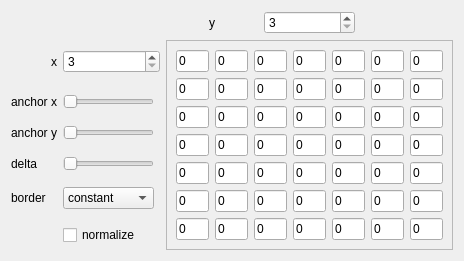
<?xml version="1.0" encoding="UTF-8"?>
<ui version="4.0">
 <class>DialogCustomFilter</class>
 <widget class="QDialog" name="DialogCustomFilter">
  <property name="geometry">
   <rect>
    <x>0</x>
    <y>0</y>
    <width>464</width>
    <height>226</height>
   </rect>
  </property>
  <property name="windowTitle">
   <string>Dialog</string>
  </property>
  <layout class="QGridLayout" name="gridLayout">
   <item row="0" column="4">
    <widget class="QSpinBox" name="sBxY">
     <property name="minimum">
      <number>3</number>
     </property>
     <property name="maximum">
      <number>7</number>
     </property>
     <property name="singleStep">
      <number>2</number>
     </property>
     <property name="value">
      <number>3</number>
     </property>
    </widget>
   </item>
   <item row="4" column="1">
    <widget class="QSlider" name="sliderDelta">
     <property name="maximum">
      <number>10000</number>
     </property>
     <property name="orientation">
      <enum>Qt::Horizontal</enum>
     </property>
    </widget>
   </item>
   <item row="2" column="0">
    <widget class="QLabel" name="label_3">
     <property name="text">
      <string>anchor x</string>
     </property>
    </widget>
   </item>
   <item row="4" column="0">
    <widget class="QLabel" name="label_5">
     <property name="text">
      <string>delta</string>
     </property>
    </widget>
   </item>
   <item row="3" column="0">
    <widget class="QLabel" name="label_4">
     <property name="text">
      <string>anchor y</string>
     </property>
    </widget>
   </item>
   <item row="1" column="1" colspan="2">
    <widget class="QSpinBox" name="sBxX">
     <property name="sizePolicy">
      <sizepolicy hsizetype="Preferred" vsizetype="Fixed">
       <horstretch>0</horstretch>
       <verstretch>0</verstretch>
      </sizepolicy>
     </property>
     <property name="minimum">
      <number>3</number>
     </property>
     <property name="maximum">
      <number>7</number>
     </property>
     <property name="singleStep">
      <number>2</number>
     </property>
     <property name="value">
      <number>3</number>
     </property>
    </widget>
   </item>
   <item row="1" column="3" rowspan="6" colspan="3">
    <widget class="QFrame" name="frame">
     <property name="frameShape">
      <enum>QFrame::StyledPanel</enum>
     </property>
     <property name="frameShadow">
      <enum>QFrame::Raised</enum>
     </property>
     <layout class="QGridLayout" name="gridLayout_2" rowstretch="0,0,0,0,0,0,0,0" columnstretch="0,0,0,0,0,0,0">
      <item row="6" column="2">
       <widget class="QLineEdit" name="lE37">
        <property name="sizePolicy">
         <sizepolicy hsizetype="Preferred" vsizetype="Fixed">
          <horstretch>0</horstretch>
          <verstretch>0</verstretch>
         </sizepolicy>
        </property>
        <property name="text">
         <string>0</string>
        </property>
       </widget>
      </item>
      <item row="3" column="4">
       <widget class="QLineEdit" name="lE18">
        <property name="sizePolicy">
         <sizepolicy hsizetype="Preferred" vsizetype="Fixed">
          <horstretch>0</horstretch>
          <verstretch>0</verstretch>
         </sizepolicy>
        </property>
        <property name="text">
         <string>0</string>
        </property>
       </widget>
      </item>
      <item row="5" column="2">
       <widget class="QLineEdit" name="lE30">
        <property name="sizePolicy">
         <sizepolicy hsizetype="Preferred" vsizetype="Fixed">
          <horstretch>0</horstretch>
          <verstretch>0</verstretch>
         </sizepolicy>
        </property>
        <property name="text">
         <string>0</string>
        </property>
       </widget>
      </item>
      <item row="5" column="4">
       <widget class="QLineEdit" name="lE32">
        <property name="sizePolicy">
         <sizepolicy hsizetype="Preferred" vsizetype="Fixed">
          <horstretch>0</horstretch>
          <verstretch>0</verstretch>
         </sizepolicy>
        </property>
        <property name="text">
         <string>0</string>
        </property>
       </widget>
      </item>
      <item row="4" column="3">
       <widget class="QLineEdit" name="lE24">
        <property name="sizePolicy">
         <sizepolicy hsizetype="Preferred" vsizetype="Fixed">
          <horstretch>0</horstretch>
          <verstretch>0</verstretch>
         </sizepolicy>
        </property>
        <property name="text">
         <string>0</string>
        </property>
       </widget>
      </item>
      <item row="2" column="5">
       <widget class="QLineEdit" name="lE12">
        <property name="sizePolicy">
         <sizepolicy hsizetype="Preferred" vsizetype="Fixed">
          <horstretch>0</horstretch>
          <verstretch>0</verstretch>
         </sizepolicy>
        </property>
        <property name="text">
         <string>0</string>
        </property>
       </widget>
      </item>
      <item row="4" column="0">
       <widget class="QLineEdit" name="lE21">
        <property name="sizePolicy">
         <sizepolicy hsizetype="Preferred" vsizetype="Fixed">
          <horstretch>0</horstretch>
          <verstretch>0</verstretch>
         </sizepolicy>
        </property>
        <property name="text">
         <string>0</string>
        </property>
       </widget>
      </item>
      <item row="1" column="4">
       <widget class="QLineEdit" name="lE4">
        <property name="sizePolicy">
         <sizepolicy hsizetype="Preferred" vsizetype="Fixed">
          <horstretch>0</horstretch>
          <verstretch>0</verstretch>
         </sizepolicy>
        </property>
        <property name="text">
         <string>0</string>
        </property>
       </widget>
      </item>
      <item row="5" column="5">
       <widget class="QLineEdit" name="lE33">
        <property name="sizePolicy">
         <sizepolicy hsizetype="Preferred" vsizetype="Fixed">
          <horstretch>0</horstretch>
          <verstretch>0</verstretch>
         </sizepolicy>
        </property>
        <property name="text">
         <string>0</string>
        </property>
       </widget>
      </item>
      <item row="6" column="1">
       <widget class="QLineEdit" name="lE36">
        <property name="sizePolicy">
         <sizepolicy hsizetype="Preferred" vsizetype="Fixed">
          <horstretch>0</horstretch>
          <verstretch>0</verstretch>
         </sizepolicy>
        </property>
        <property name="text">
         <string>0</string>
        </property>
       </widget>
      </item>
      <item row="7" column="3">
       <widget class="QLineEdit" name="lE45">
        <property name="sizePolicy">
         <sizepolicy hsizetype="Preferred" vsizetype="Fixed">
          <horstretch>0</horstretch>
          <verstretch>0</verstretch>
         </sizepolicy>
        </property>
        <property name="text">
         <string>0</string>
        </property>
       </widget>
      </item>
      <item row="3" column="0">
       <widget class="QLineEdit" name="lE14">
        <property name="sizePolicy">
         <sizepolicy hsizetype="Preferred" vsizetype="Fixed">
          <horstretch>0</horstretch>
          <verstretch>0</verstretch>
         </sizepolicy>
        </property>
        <property name="text">
         <string>0</string>
        </property>
       </widget>
      </item>
      <item row="1" column="5">
       <widget class="QLineEdit" name="lE5">
        <property name="sizePolicy">
         <sizepolicy hsizetype="Preferred" vsizetype="Fixed">
          <horstretch>0</horstretch>
          <verstretch>0</verstretch>
         </sizepolicy>
        </property>
        <property name="text">
         <string>0</string>
        </property>
       </widget>
      </item>
      <item row="1" column="1">
       <widget class="QLineEdit" name="lE1">
        <property name="sizePolicy">
         <sizepolicy hsizetype="Preferred" vsizetype="Fixed">
          <horstretch>0</horstretch>
          <verstretch>0</verstretch>
         </sizepolicy>
        </property>
        <property name="text">
         <string>0</string>
        </property>
       </widget>
      </item>
      <item row="1" column="3">
       <widget class="QLineEdit" name="lE3">
        <property name="sizePolicy">
         <sizepolicy hsizetype="Preferred" vsizetype="Fixed">
          <horstretch>0</horstretch>
          <verstretch>0</verstretch>
         </sizepolicy>
        </property>
        <property name="text">
         <string>0</string>
        </property>
       </widget>
      </item>
      <item row="2" column="3">
       <widget class="QLineEdit" name="lE10">
        <property name="sizePolicy">
         <sizepolicy hsizetype="Preferred" vsizetype="Fixed">
          <horstretch>0</horstretch>
          <verstretch>0</verstretch>
         </sizepolicy>
        </property>
        <property name="text">
         <string>0</string>
        </property>
       </widget>
      </item>
      <item row="3" column="5">
       <widget class="QLineEdit" name="lE19">
        <property name="sizePolicy">
         <sizepolicy hsizetype="Preferred" vsizetype="Fixed">
          <horstretch>0</horstretch>
          <verstretch>0</verstretch>
         </sizepolicy>
        </property>
        <property name="text">
         <string>0</string>
        </property>
       </widget>
      </item>
      <item row="6" column="3">
       <widget class="QLineEdit" name="lE38">
        <property name="sizePolicy">
         <sizepolicy hsizetype="Preferred" vsizetype="Fixed">
          <horstretch>0</horstretch>
          <verstretch>0</verstretch>
         </sizepolicy>
        </property>
        <property name="text">
         <string>0</string>
        </property>
       </widget>
      </item>
      <item row="1" column="0">
       <widget class="QLineEdit" name="lE0">
        <property name="sizePolicy">
         <sizepolicy hsizetype="Preferred" vsizetype="Fixed">
          <horstretch>0</horstretch>
          <verstretch>0</verstretch>
         </sizepolicy>
        </property>
        <property name="text">
         <string>0</string>
        </property>
       </widget>
      </item>
      <item row="7" column="1">
       <widget class="QLineEdit" name="lE43">
        <property name="sizePolicy">
         <sizepolicy hsizetype="Preferred" vsizetype="Fixed">
          <horstretch>0</horstretch>
          <verstretch>0</verstretch>
         </sizepolicy>
        </property>
        <property name="text">
         <string>0</string>
        </property>
       </widget>
      </item>
      <item row="2" column="4">
       <widget class="QLineEdit" name="lE11">
        <property name="sizePolicy">
         <sizepolicy hsizetype="Preferred" vsizetype="Fixed">
          <horstretch>0</horstretch>
          <verstretch>0</verstretch>
         </sizepolicy>
        </property>
        <property name="text">
         <string>0</string>
        </property>
       </widget>
      </item>
      <item row="7" column="5">
       <widget class="QLineEdit" name="lE47">
        <property name="sizePolicy">
         <sizepolicy hsizetype="Preferred" vsizetype="Fixed">
          <horstretch>0</horstretch>
          <verstretch>0</verstretch>
         </sizepolicy>
        </property>
        <property name="text">
         <string>0</string>
        </property>
       </widget>
      </item>
      <item row="5" column="6">
       <widget class="QLineEdit" name="lE34">
        <property name="sizePolicy">
         <sizepolicy hsizetype="Preferred" vsizetype="Fixed">
          <horstretch>0</horstretch>
          <verstretch>0</verstretch>
         </sizepolicy>
        </property>
        <property name="text">
         <string>0</string>
        </property>
       </widget>
      </item>
      <item row="4" column="1">
       <widget class="QLineEdit" name="lE22">
        <property name="sizePolicy">
         <sizepolicy hsizetype="Preferred" vsizetype="Fixed">
          <horstretch>0</horstretch>
          <verstretch>0</verstretch>
         </sizepolicy>
        </property>
        <property name="text">
         <string>0</string>
        </property>
       </widget>
      </item>
      <item row="4" column="4">
       <widget class="QLineEdit" name="lE25">
        <property name="sizePolicy">
         <sizepolicy hsizetype="Preferred" vsizetype="Fixed">
          <horstretch>0</horstretch>
          <verstretch>0</verstretch>
         </sizepolicy>
        </property>
        <property name="text">
         <string>0</string>
        </property>
       </widget>
      </item>
      <item row="4" column="6">
       <widget class="QLineEdit" name="lE27">
        <property name="sizePolicy">
         <sizepolicy hsizetype="Preferred" vsizetype="Fixed">
          <horstretch>0</horstretch>
          <verstretch>0</verstretch>
         </sizepolicy>
        </property>
        <property name="text">
         <string>0</string>
        </property>
       </widget>
      </item>
      <item row="6" column="6">
       <widget class="QLineEdit" name="lE41">
        <property name="sizePolicy">
         <sizepolicy hsizetype="Preferred" vsizetype="Fixed">
          <horstretch>0</horstretch>
          <verstretch>0</verstretch>
         </sizepolicy>
        </property>
        <property name="text">
         <string>0</string>
        </property>
       </widget>
      </item>
      <item row="6" column="5">
       <widget class="QLineEdit" name="lE40">
        <property name="sizePolicy">
         <sizepolicy hsizetype="Preferred" vsizetype="Fixed">
          <horstretch>0</horstretch>
          <verstretch>0</verstretch>
         </sizepolicy>
        </property>
        <property name="text">
         <string>0</string>
        </property>
       </widget>
      </item>
      <item row="2" column="0">
       <widget class="QLineEdit" name="lE7">
        <property name="sizePolicy">
         <sizepolicy hsizetype="Preferred" vsizetype="Fixed">
          <horstretch>0</horstretch>
          <verstretch>0</verstretch>
         </sizepolicy>
        </property>
        <property name="text">
         <string>0</string>
        </property>
       </widget>
      </item>
      <item row="2" column="1">
       <widget class="QLineEdit" name="lE8">
        <property name="sizePolicy">
         <sizepolicy hsizetype="Preferred" vsizetype="Fixed">
          <horstretch>0</horstretch>
          <verstretch>0</verstretch>
         </sizepolicy>
        </property>
        <property name="text">
         <string>0</string>
        </property>
       </widget>
      </item>
      <item row="7" column="6">
       <widget class="QLineEdit" name="lE48">
        <property name="sizePolicy">
         <sizepolicy hsizetype="Preferred" vsizetype="Fixed">
          <horstretch>0</horstretch>
          <verstretch>0</verstretch>
         </sizepolicy>
        </property>
        <property name="text">
         <string>0</string>
        </property>
       </widget>
      </item>
      <item row="1" column="6">
       <widget class="QLineEdit" name="lE6">
        <property name="sizePolicy">
         <sizepolicy hsizetype="Preferred" vsizetype="Fixed">
          <horstretch>0</horstretch>
          <verstretch>0</verstretch>
         </sizepolicy>
        </property>
        <property name="text">
         <string>0</string>
        </property>
       </widget>
      </item>
      <item row="6" column="4">
       <widget class="QLineEdit" name="lE39">
        <property name="sizePolicy">
         <sizepolicy hsizetype="Preferred" vsizetype="Fixed">
          <horstretch>0</horstretch>
          <verstretch>0</verstretch>
         </sizepolicy>
        </property>
        <property name="text">
         <string>0</string>
        </property>
       </widget>
      </item>
      <item row="3" column="6">
       <widget class="QLineEdit" name="lE20">
        <property name="sizePolicy">
         <sizepolicy hsizetype="Preferred" vsizetype="Fixed">
          <horstretch>0</horstretch>
          <verstretch>0</verstretch>
         </sizepolicy>
        </property>
        <property name="text">
         <string>0</string>
        </property>
       </widget>
      </item>
      <item row="3" column="2">
       <widget class="QLineEdit" name="lE16">
        <property name="sizePolicy">
         <sizepolicy hsizetype="Preferred" vsizetype="Fixed">
          <horstretch>0</horstretch>
          <verstretch>0</verstretch>
         </sizepolicy>
        </property>
        <property name="text">
         <string>0</string>
        </property>
       </widget>
      </item>
      <item row="3" column="1">
       <widget class="QLineEdit" name="lE15">
        <property name="sizePolicy">
         <sizepolicy hsizetype="Preferred" vsizetype="Fixed">
          <horstretch>0</horstretch>
          <verstretch>0</verstretch>
         </sizepolicy>
        </property>
        <property name="text">
         <string>0</string>
        </property>
       </widget>
      </item>
      <item row="7" column="2">
       <widget class="QLineEdit" name="lE44">
        <property name="sizePolicy">
         <sizepolicy hsizetype="Preferred" vsizetype="Fixed">
          <horstretch>0</horstretch>
          <verstretch>0</verstretch>
         </sizepolicy>
        </property>
        <property name="text">
         <string>0</string>
        </property>
       </widget>
      </item>
      <item row="5" column="3">
       <widget class="QLineEdit" name="lE31">
        <property name="sizePolicy">
         <sizepolicy hsizetype="Preferred" vsizetype="Fixed">
          <horstretch>0</horstretch>
          <verstretch>0</verstretch>
         </sizepolicy>
        </property>
        <property name="text">
         <string>0</string>
        </property>
       </widget>
      </item>
      <item row="7" column="0">
       <widget class="QLineEdit" name="lE42">
        <property name="sizePolicy">
         <sizepolicy hsizetype="Preferred" vsizetype="Fixed">
          <horstretch>0</horstretch>
          <verstretch>0</verstretch>
         </sizepolicy>
        </property>
        <property name="text">
         <string>0</string>
        </property>
       </widget>
      </item>
      <item row="2" column="6">
       <widget class="QLineEdit" name="lE13">
        <property name="sizePolicy">
         <sizepolicy hsizetype="Preferred" vsizetype="Fixed">
          <horstretch>0</horstretch>
          <verstretch>0</verstretch>
         </sizepolicy>
        </property>
        <property name="text">
         <string>0</string>
        </property>
       </widget>
      </item>
      <item row="7" column="4">
       <widget class="QLineEdit" name="lE46">
        <property name="sizePolicy">
         <sizepolicy hsizetype="Preferred" vsizetype="Fixed">
          <horstretch>0</horstretch>
          <verstretch>0</verstretch>
         </sizepolicy>
        </property>
        <property name="text">
         <string>0</string>
        </property>
       </widget>
      </item>
      <item row="5" column="1">
       <widget class="QLineEdit" name="lE29">
        <property name="sizePolicy">
         <sizepolicy hsizetype="Preferred" vsizetype="Fixed">
          <horstretch>0</horstretch>
          <verstretch>0</verstretch>
         </sizepolicy>
        </property>
        <property name="text">
         <string>0</string>
        </property>
       </widget>
      </item>
      <item row="3" column="3">
       <widget class="QLineEdit" name="lE17">
        <property name="sizePolicy">
         <sizepolicy hsizetype="Preferred" vsizetype="Fixed">
          <horstretch>0</horstretch>
          <verstretch>0</verstretch>
         </sizepolicy>
        </property>
        <property name="text">
         <string>0</string>
        </property>
       </widget>
      </item>
      <item row="1" column="2">
       <widget class="QLineEdit" name="lE2">
        <property name="sizePolicy">
         <sizepolicy hsizetype="Preferred" vsizetype="Fixed">
          <horstretch>0</horstretch>
          <verstretch>0</verstretch>
         </sizepolicy>
        </property>
        <property name="text">
         <string>0</string>
        </property>
       </widget>
      </item>
      <item row="6" column="0">
       <widget class="QLineEdit" name="lE35">
        <property name="sizePolicy">
         <sizepolicy hsizetype="Preferred" vsizetype="Fixed">
          <horstretch>0</horstretch>
          <verstretch>0</verstretch>
         </sizepolicy>
        </property>
        <property name="text">
         <string>0</string>
        </property>
       </widget>
      </item>
      <item row="2" column="2">
       <widget class="QLineEdit" name="lE9">
        <property name="sizePolicy">
         <sizepolicy hsizetype="Preferred" vsizetype="Fixed">
          <horstretch>0</horstretch>
          <verstretch>0</verstretch>
         </sizepolicy>
        </property>
        <property name="text">
         <string>0</string>
        </property>
       </widget>
      </item>
      <item row="4" column="5">
       <widget class="QLineEdit" name="lE26">
        <property name="sizePolicy">
         <sizepolicy hsizetype="Preferred" vsizetype="Fixed">
          <horstretch>0</horstretch>
          <verstretch>0</verstretch>
         </sizepolicy>
        </property>
        <property name="text">
         <string>0</string>
        </property>
       </widget>
      </item>
      <item row="5" column="0">
       <widget class="QLineEdit" name="lE28">
        <property name="sizePolicy">
         <sizepolicy hsizetype="Preferred" vsizetype="Fixed">
          <horstretch>0</horstretch>
          <verstretch>0</verstretch>
         </sizepolicy>
        </property>
        <property name="text">
         <string>0</string>
        </property>
       </widget>
      </item>
      <item row="4" column="2">
       <widget class="QLineEdit" name="lE23">
        <property name="sizePolicy">
         <sizepolicy hsizetype="Preferred" vsizetype="Fixed">
          <horstretch>0</horstretch>
          <verstretch>0</verstretch>
         </sizepolicy>
        </property>
        <property name="text">
         <string>0</string>
        </property>
       </widget>
      </item>
     </layout>
    </widget>
   </item>
   <item row="0" column="3">
    <widget class="QLabel" name="label_2">
     <property name="text">
      <string>y</string>
     </property>
     <property name="alignment">
      <set>Qt::AlignCenter</set>
     </property>
    </widget>
   </item>
   <item row="1" column="0">
    <widget class="QLabel" name="label">
     <property name="text">
      <string>x</string>
     </property>
     <property name="alignment">
      <set>Qt::AlignRight|Qt::AlignTrailing|Qt::AlignVCenter</set>
     </property>
    </widget>
   </item>
   <item row="5" column="0">
    <widget class="QLabel" name="label_6">
     <property name="text">
      <string>border</string>
     </property>
    </widget>
   </item>
   <item row="6" column="1">
    <widget class="QCheckBox" name="cBoxNormalize">
     <property name="text">
      <string>normalize</string>
     </property>
    </widget>
   </item>
   <item row="3" column="1">
    <widget class="QSlider" name="sliderAnchorY">
     <property name="minimum">
      <number>0</number>
     </property>
     <property name="maximum">
      <number>2</number>
     </property>
     <property name="singleStep">
      <number>1</number>
     </property>
     <property name="value">
      <number>0</number>
     </property>
     <property name="orientation">
      <enum>Qt::Horizontal</enum>
     </property>
    </widget>
   </item>
   <item row="5" column="1">
    <widget class="QComboBox" name="cBxBorder">
     <item>
      <property name="text">
       <string>constant</string>
      </property>
     </item>
     <item>
      <property name="text">
       <string>replicate</string>
      </property>
     </item>
     <item>
      <property name="text">
       <string>reflect</string>
      </property>
     </item>
     <item>
      <property name="text">
       <string>reflect_101</string>
      </property>
     </item>
    </widget>
   </item>
   <item row="2" column="1">
    <widget class="QSlider" name="sliderAnchorX">
     <property name="maximum">
      <number>2</number>
     </property>
     <property name="orientation">
      <enum>Qt::Horizontal</enum>
     </property>
    </widget>
   </item>
  </layout>
 </widget>
 <resources/>
 <connections/>
</ui>
